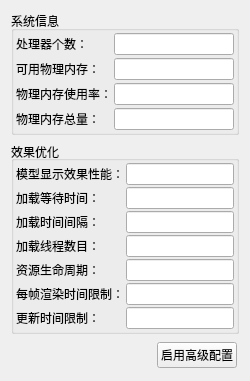
        <widget class="QWidget" name="tab_2">
         <attribute name="title">
          <string>高级配置</string>
         </attribute>
         <layout class="QVBoxLayout" name="verticalLayout_21">
          <item>
           <layout class="QVBoxLayout" name="verticalLayout_16">
            <item>
             <widget class="QGroupBox" name="groupBox">
              <property name="title">
               <string>系统信息</string>
              </property>
              <layout class="QVBoxLayout" name="verticalLayout_17">
               <property name="spacing">
                <number>0</number>
               </property>
               <property name="leftMargin">
                <number>0</number>
               </property>
               <property name="topMargin">
                <number>0</number>
               </property>
               <property name="rightMargin">
                <number>0</number>
               </property>
               <property name="bottomMargin">
                <number>0</number>
               </property>
               <item>
                <layout class="QGridLayout" name="gridLayout_9">
                 <property name="leftMargin">
                  <number>2</number>
                 </property>
                 <property name="topMargin">
                  <number>2</number>
                 </property>
                 <property name="rightMargin">
                  <number>2</number>
                 </property>
                 <property name="bottomMargin">
                  <number>2</number>
                 </property>
                 <property name="horizontalSpacing">
                  <number>2</number>
                 </property>
                 <property name="verticalSpacing">
                  <number>3</number>
                 </property>
                 <item row="0" column="0">
                  <widget class="QLabel" name="label_47">
                   <property name="text">
                    <string>处理器个数：</string>
                   </property>
                  </widget>
                 </item>
                 <item row="0" column="1">
                  <widget class="QLineEdit" name="processorNumberEdit">
                   <property name="alignment">
                    <set>Qt::AlignCenter</set>
                   </property>
                   <property name="readOnly">
                    <bool>true</bool>
                   </property>
                  </widget>
                 </item>
                 <item row="1" column="0">
                  <widget class="QLabel" name="label_48">
                   <property name="text">
                    <string>可用物理内存：</string>
                   </property>
                  </widget>
                 </item>
                 <item row="1" column="1">
                  <widget class="QLineEdit" name="availablePhysicalMemoryEdit">
                   <property name="alignment">
                    <set>Qt::AlignCenter</set>
                   </property>
                   <property name="readOnly">
                    <bool>true</bool>
                   </property>
                  </widget>
                 </item>
                 <item row="2" column="0">
                  <widget class="QLabel" name="label_49">
                   <property name="text">
                    <string>物理内存使用率：</string>
                   </property>
                  </widget>
                 </item>
                 <item row="2" column="1">
                  <widget class="QLineEdit" name="MemoryLoadEdit">
                   <property name="alignment">
                    <set>Qt::AlignCenter</set>
                   </property>
                   <property name="readOnly">
                    <bool>true</bool>
                   </property>
                  </widget>
                 </item>
                 <item row="3" column="0">
                  <widget class="QLabel" name="label_50">
                   <property name="text">
                    <string>物理内存总量：</string>
                   </property>
                  </widget>
                 </item>
                 <item row="3" column="1">
                  <widget class="QLineEdit" name="TotalPhysEdit">
                   <property name="alignment">
                    <set>Qt::AlignCenter</set>
                   </property>
                   <property name="readOnly">
                    <bool>true</bool>
                   </property>
                  </widget>
                 </item>
                </layout>
               </item>
              </layout>
             </widget>
            </item>
            <item>
             <widget class="QGroupBox" name="groupBox_2">
              <property name="title">
               <string>效果优化</string>
              </property>
              <property name="alignment">
               <set>Qt::AlignLeading|Qt::AlignLeft|Qt::AlignVCenter</set>
              </property>
              <layout class="QVBoxLayout" name="verticalLayout_15">
               <property name="spacing">
                <number>0</number>
               </property>
               <property name="leftMargin">
                <number>0</number>
               </property>
               <property name="topMargin">
                <number>0</number>
               </property>
               <property name="rightMargin">
                <number>0</number>
               </property>
               <property name="bottomMargin">
                <number>0</number>
               </property>
               <item>
                <layout class="QGridLayout" name="gridLayout_10">
                 <property name="leftMargin">
                  <number>2</number>
                 </property>
                 <property name="topMargin">
                  <number>2</number>
                 </property>
                 <property name="rightMargin">
                  <number>2</number>
                 </property>
                 <property name="bottomMargin">
                  <number>2</number>
                 </property>
                 <property name="spacing">
                  <number>2</number>
                 </property>
                 <item row="0" column="0">
                  <widget class="QLabel" name="label_51">
                   <property name="text">
                    <string>模型显示效果性能：</string>
                   </property>
                  </widget>
                 </item>
                 <item row="1" column="0">
                  <widget class="QLabel" name="label_76">
                   <property name="text">
                    <string>加载等待时间：</string>
                   </property>
                  </widget>
                 </item>
                 <item row="1" column="1">
                  <widget class="QLineEdit" name="downloadSleepTime2Edit">
                   <property name="toolTip">
                    <string>加载等待时间</string>
                   </property>
                   <property name="alignment">
                    <set>Qt::AlignCenter</set>
                   </property>
                  </widget>
                 </item>
                 <item row="2" column="0">
                  <widget class="QLabel" name="label_77">
                   <property name="text">
                    <string>加载时间间隔：</string>
                   </property>
                  </widget>
                 </item>
                 <item row="2" column="1">
                  <widget class="QLineEdit" name="downloadSleepInterval2Edit">
                   <property name="toolTip">
                    <string>加载时间间隔</string>
                   </property>
                   <property name="alignment">
                    <set>Qt::AlignCenter</set>
                   </property>
                  </widget>
                 </item>
                 <item row="3" column="0">
                  <widget class="QLabel" name="label_78">
                   <property name="text">
                    <string>加载线程数目：</string>
                   </property>
                  </widget>
                 </item>
                 <item row="3" column="1">
                  <widget class="QLineEdit" name="downloadThreadCount2Edit">
                   <property name="toolTip">
                    <string>加载线程数目，大小是根据本机的处理器个数设定的，一般要比处理器个数少2个及以上</string>
                   </property>
                   <property name="alignment">
                    <set>Qt::AlignCenter</set>
                   </property>
                  </widget>
                 </item>
                 <item row="4" column="0">
                  <widget class="QLabel" name="label_79">
                   <property name="text">
                    <string>资源生命周期：</string>
                   </property>
                  </widget>
                 </item>
                 <item row="4" column="1">
                  <widget class="QLineEdit" name="maxLifeTime2Edit">
                   <property name="toolTip">
                    <string>资源生命周期，包括纹理、Mesh</string>
                   </property>
                   <property name="alignment">
                    <set>Qt::AlignCenter</set>
                   </property>
                  </widget>
                 </item>
                 <item row="5" column="0">
                  <widget class="QLabel" name="label_80">
                   <property name="text">
                    <string>每帧渲染时间限制：</string>
                   </property>
                  </widget>
                 </item>
                 <item row="5" column="1">
                  <widget class="QLineEdit" name="maxFrameTime2Edit">
                   <property name="toolTip">
                    <string>每一帧渲染时间限制</string>
                   </property>
                   <property name="alignment">
                    <set>Qt::AlignCenter</set>
                   </property>
                  </widget>
                 </item>
                 <item row="6" column="0">
                  <widget class="QLabel" name="label_81">
                   <property name="text">
                    <string>更新时间限制：</string>
                   </property>
                  </widget>
                 </item>
                 <item row="6" column="1">
                  <widget class="QLineEdit" name="updateInterval2Edit">
                   <property name="toolTip">
                    <string>更新时间限制，时间越大更新越慢</string>
                   </property>
                   <property name="alignment">
                    <set>Qt::AlignCenter</set>
                   </property>
                  </widget>
                 </item>
                 <item row="0" column="1">
                  <widget class="QLineEdit" name="computerPerformance2Edit">
                   <property name="toolTip">
                    <string>模型显示效果性能，分为low、normal、high</string>
                   </property>
                   <property name="alignment">
                    <set>Qt::AlignCenter</set>
                   </property>
                  </widget>
                 </item>
                </layout>
               </item>
              </layout>
             </widget>
            </item>
            <item>
             <layout class="QHBoxLayout" name="horizontalLayout_3">
              <property name="spacing">
               <number>2</number>
              </property>
              <property name="leftMargin">
               <number>2</number>
              </property>
              <property name="topMargin">
               <number>2</number>
              </property>
              <property name="rightMargin">
               <number>2</number>
              </property>
              <property name="bottomMargin">
               <number>2</number>
              </property>
              <item>
               <spacer name="horizontalSpacer_4">
                <property name="orientation">
                 <enum>Qt::Horizontal</enum>
                </property>
                <property name="sizeHint" stdset="0">
                 <size>
                  <width>40</width>
                  <height>20</height>
                 </size>
                </property>
               </spacer>
              </item>
              <item>
               <widget class="QPushButton" name="enableHigherConfigBtn">
                <property name="text">
                 <string>启用高级配置</string>
                </property>
               </widget>
              </item>
             </layout>
            </item>
           </layout>
          </item>
         </layout>
        </widget>
